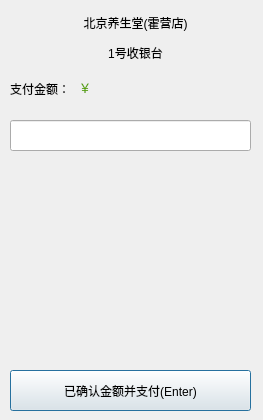
<?xml version="1.0" encoding="UTF-8"?>
<ui version="4.0">
 <class>PayDialog</class>
 <widget class="QDialog" name="PayDialog">
  <property name="geometry">
   <rect>
    <x>0</x>
    <y>0</y>
    <width>263</width>
    <height>420</height>
   </rect>
  </property>
  <property name="windowTitle">
   <string>PayDialog</string>
  </property>
  <widget class="QWidget" name="moneyWid" native="true">
   <property name="geometry">
    <rect>
     <x>10</x>
     <y>60</y>
     <width>241</width>
     <height>51</height>
    </rect>
   </property>
   <widget class="QLabel" name="label">
    <property name="geometry">
     <rect>
      <x>0</x>
      <y>18</y>
      <width>61</width>
      <height>21</height>
     </rect>
    </property>
    <property name="text">
     <string>支付金额：</string>
    </property>
   </widget>
   <widget class="QLabel" name="labMoneyTag">
    <property name="geometry">
     <rect>
      <x>60</x>
      <y>20</y>
      <width>21</width>
      <height>16</height>
     </rect>
    </property>
    <property name="styleSheet">
     <string notr="true">color: rgb(90, 162, 0);</string>
    </property>
    <property name="text">
     <string>￥</string>
    </property>
    <property name="alignment">
     <set>Qt::AlignRight|Qt::AlignTrailing|Qt::AlignVCenter</set>
    </property>
   </widget>
   <widget class="QLabel" name="labMoney">
    <property name="geometry">
     <rect>
      <x>120</x>
      <y>15</y>
      <width>115</width>
      <height>21</height>
     </rect>
    </property>
    <property name="styleSheet">
     <string notr="true">font: 75 20pt &quot;Arial&quot;;
color: rgb(90, 162, 0);</string>
    </property>
    <property name="text">
     <string/>
    </property>
    <property name="alignment">
     <set>Qt::AlignRight|Qt::AlignTrailing|Qt::AlignVCenter</set>
    </property>
   </widget>
  </widget>
  <widget class="QLabel" name="shopNameTxt">
   <property name="geometry">
    <rect>
     <x>30</x>
     <y>10</y>
     <width>211</width>
     <height>25</height>
    </rect>
   </property>
   <property name="text">
    <string>北京养生堂(霍营店)</string>
   </property>
   <property name="alignment">
    <set>Qt::AlignCenter</set>
   </property>
  </widget>
  <widget class="QLabel" name="cashNoTxt">
   <property name="geometry">
    <rect>
     <x>30</x>
     <y>40</y>
     <width>211</width>
     <height>25</height>
    </rect>
   </property>
   <property name="text">
    <string>1号收银台</string>
   </property>
   <property name="alignment">
    <set>Qt::AlignCenter</set>
   </property>
  </widget>
  <widget class="QLineEdit" name="ledtScancode">
   <property name="geometry">
    <rect>
     <x>10</x>
     <y>120</y>
     <width>241</width>
     <height>31</height>
    </rect>
   </property>
   <property name="styleSheet">
    <string notr="true">font: 75 17pt &quot;Arial&quot;;</string>
   </property>
   <property name="text">
    <string/>
   </property>
   <property name="readOnly">
    <bool>true</bool>
   </property>
  </widget>
  <widget class="QPushButton" name="pbtPay">
   <property name="geometry">
    <rect>
     <x>10</x>
     <y>370</y>
     <width>241</width>
     <height>41</height>
    </rect>
   </property>
   <property name="styleSheet">
    <string notr="true">font: 12pt &quot;Arial&quot;;</string>
   </property>
   <property name="text">
    <string>已确认金额并支付(Enter)</string>
   </property>
  </widget>
  <widget class="QWidget" name="widgetNum" native="true">
   <property name="geometry">
    <rect>
     <x>10</x>
     <y>160</y>
     <width>241</width>
     <height>201</height>
    </rect>
   </property>
  </widget>
 </widget>
 <layoutdefault spacing="6" margin="11"/>
 <resources/>
 <connections/>
</ui>
